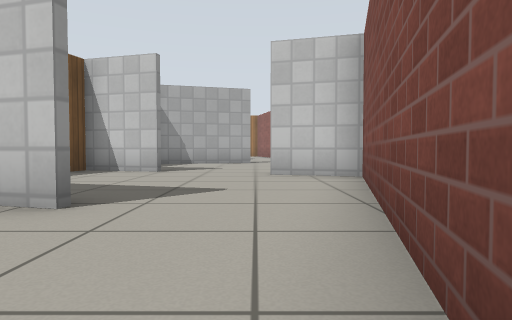
View 1 (above)

13 first-person views from a walk through a world built for the Gazebo simulator. The camera is 0.5 m above the floor, tilts 2° down and sees 75° across. The floor is counted in squares, 1 m on a side. Each view is taken from the middle of a square. On the plan, view 1 faces up. The plan holds only what a view shows up to about 9 squares ahead; the rest is blank. Simple patterns stand in for the simulator's built-in surfaces.

View 2
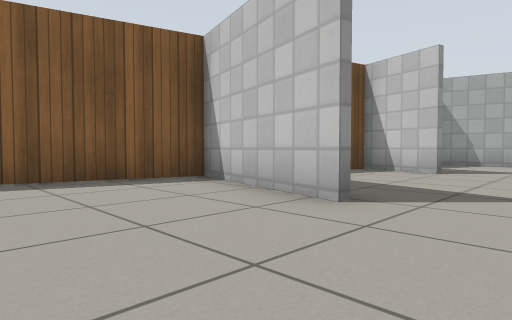

View 3
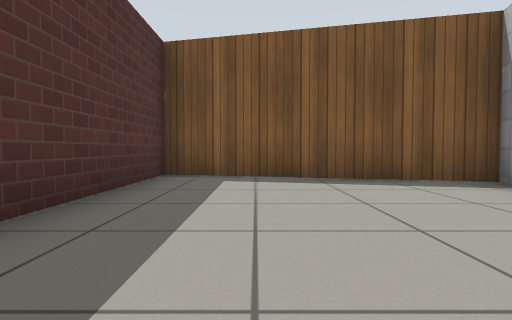

View 4
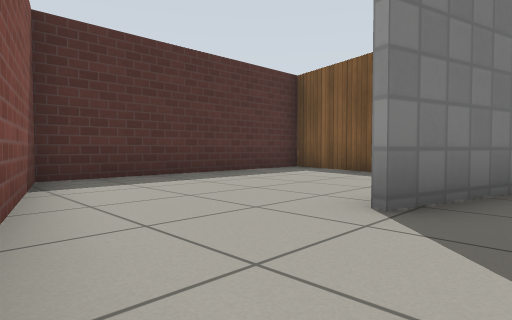

View 5
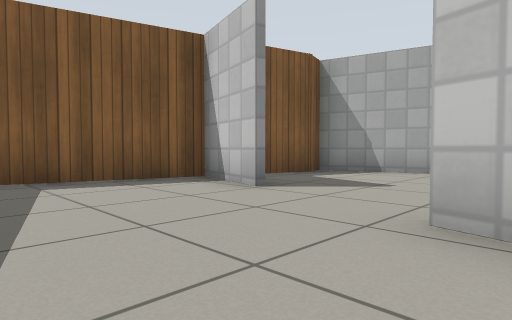

View 6
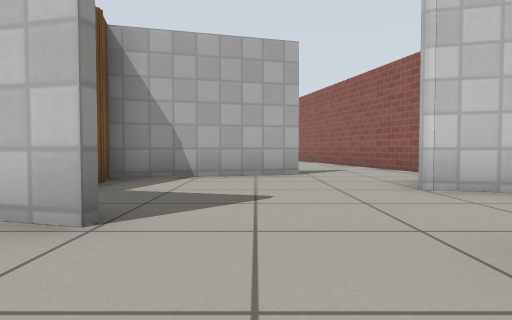

View 7
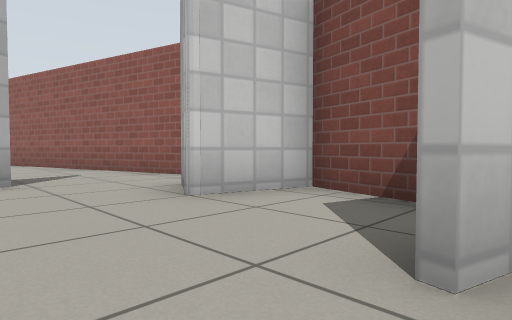

View 8
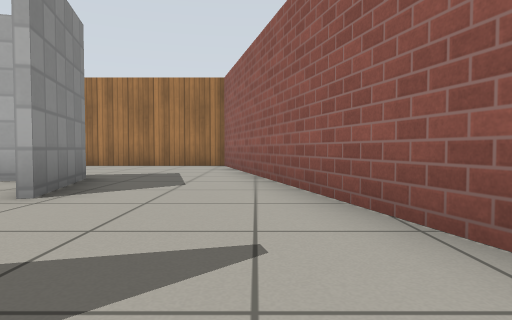

View 9
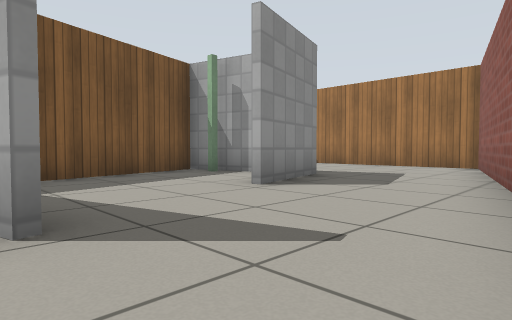

View 10
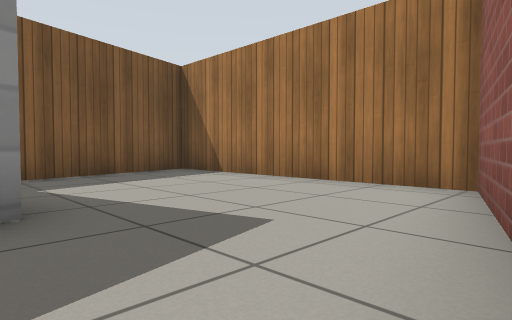

View 11
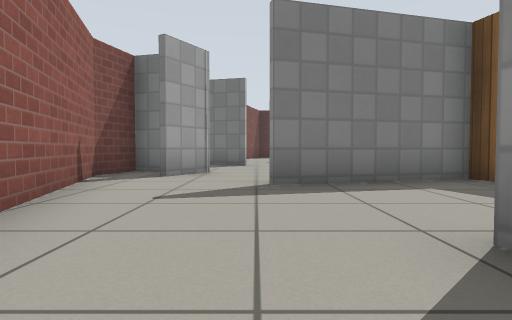

View 12
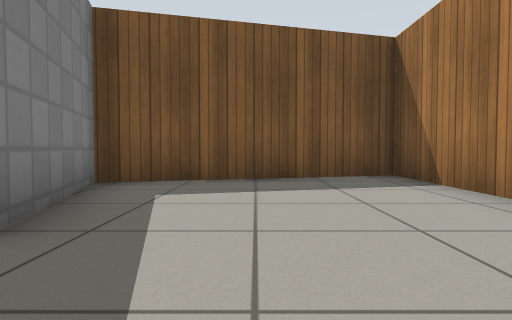

View 13
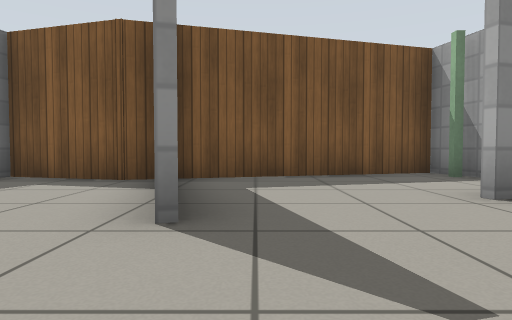

### Floor plan
Ten units are one square. View 1 is at (0, 0); x grows to the right and y downward. Boxes are objects, and circles mark ways between rooms. Rooms are numbered by the first view taken in them; rooms with no view inside come last. Other rooms are left out.
<svg viewBox="-69 -210 104 232">
<path fill="none" stroke="#000" d="M-15 -27 -49 -36 -64 17 -2 17 9 -23M-21 -69 -40 -75M22 -71 30 -99M-37 -34 -15 -28M9 -23 19 -59 2 -63M26 -85 10 -90M-32 -99 -46 -47M-17 -109 -35 -104M-1 -114 -17 -109M-35 -106 -2 -115M-26 -161 -49 -155M-18 -165 -12 -143M10 -90 16 -102M-48 -158 -32 -99M30 -99 12 -166M-49 -157 -18 -165M12 -166 1 -205 -61 -205 -48 -158"/>
<circle cx="-5" cy="-30" r="3" fill="#2a7"/>
<circle cx="-5" cy="-100" r="3" fill="#2a7"/>
<circle cx="-5" cy="-160" r="3" fill="#2a7"/>
<text x="-30" y="-10">1</text>
<text x="-10" y="-60">2</text>
<text x="-10" y="-130">3</text>
<text x="-30" y="-190">4</text>
</svg>
Room 1 opens to room 2. Room 2 opens to room 3. Room 3 opens to room 4.

Where each view was taken, in squares from view 1:
view 1: 0 up, 0 right, facing up
view 2: 0 up, 0 right, facing up-left
view 3: 0 up, 0 right, facing left
view 4: 4 up, 1 right, facing down-left
view 5: 4 up, 1 right, facing up-left
view 6: 5 up, 1 left, facing up
view 7: 6 up, 1 left, facing up-right
view 8: 11 up, 1 right, facing up
view 9: 11 up, 2 right, facing up-left
view 10: 16 up, 1 right, facing up-left
view 11: 16 up, 0 right, facing down
view 12: 18 up, 0 right, facing left
view 13: 12 up, 2 right, facing left
